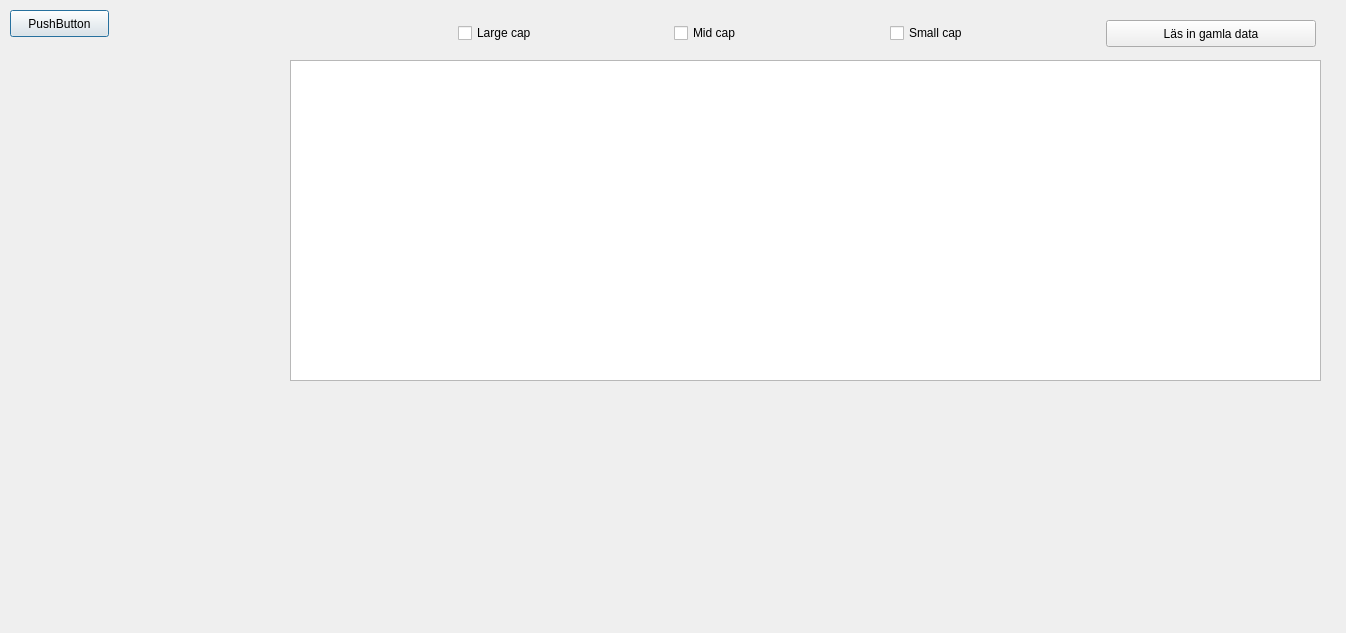
<?xml version="1.0" encoding="UTF-8"?>
<ui version="4.0">
 <class>LeastSquaresTaDlg</class>
 <widget class="QDialog" name="LeastSquaresTaDlg">
  <property name="geometry">
   <rect>
    <x>0</x>
    <y>0</y>
    <width>1346</width>
    <height>633</height>
   </rect>
  </property>
  <property name="windowTitle">
   <string>Dialog</string>
  </property>
  <widget class="QPushButton" name="pushButton">
   <property name="geometry">
    <rect>
     <x>10</x>
     <y>10</y>
     <width>99</width>
     <height>27</height>
    </rect>
   </property>
   <property name="text">
    <string>PushButton</string>
   </property>
  </widget>
  <widget class="QTableView" name="tableViewLeastSquare">
   <property name="geometry">
    <rect>
     <x>290</x>
     <y>60</y>
     <width>1031</width>
     <height>321</height>
    </rect>
   </property>
  </widget>
  <widget class="QCheckBox" name="largeCapCheckBox">
   <property name="geometry">
    <rect>
     <x>458</x>
     <y>22</y>
     <width>210</width>
     <height>22</height>
    </rect>
   </property>
   <property name="text">
    <string>Large cap</string>
   </property>
  </widget>
  <widget class="QCheckBox" name="midCapCheckBox">
   <property name="geometry">
    <rect>
     <x>674</x>
     <y>22</y>
     <width>210</width>
     <height>22</height>
    </rect>
   </property>
   <property name="text">
    <string>Mid cap</string>
   </property>
  </widget>
  <widget class="QPushButton" name="GetDbDataButton">
   <property name="geometry">
    <rect>
     <x>1106</x>
     <y>20</y>
     <width>210</width>
     <height>27</height>
    </rect>
   </property>
   <property name="text">
    <string>Läs in gamla data</string>
   </property>
  </widget>
  <widget class="QCheckBox" name="smallCapCheckBox">
   <property name="geometry">
    <rect>
     <x>890</x>
     <y>22</y>
     <width>210</width>
     <height>22</height>
    </rect>
   </property>
   <property name="text">
    <string>Small cap</string>
   </property>
  </widget>
 </widget>
 <resources/>
 <connections/>
</ui>
